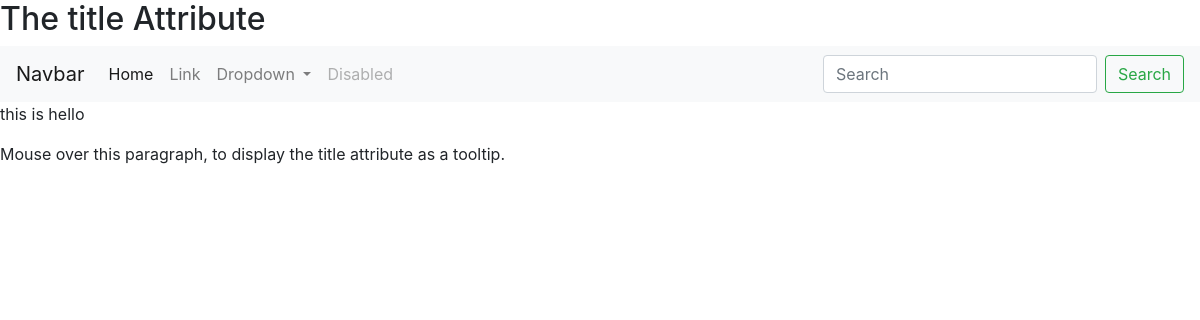
Page /html_trial/ on the earlier database version.
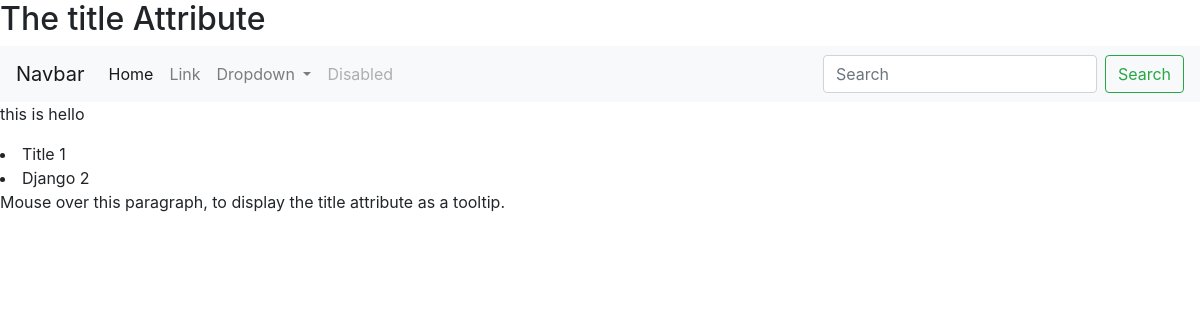
Same page on the later database version.
### app_01/models.py (models this page shows, shortened)
class Post(models.Model):
    title = models.CharField(max_length=100) # normal text
    body = models.TextField() # box text

### app_01/views.py (the view)
# urls.py: path('html_trial/', views.html_trial ),
def html_trial(request):
    visualize = "hello"
    all_posts = Post.objects.all()
    dict_send = {'data': visualize, 'all_posts': all_posts}
    return render(request, "app_01/home.html", dict_send)

### app_01/templates/app_01/home.html (shortened to what this page needs)
<!DOCTYPE html>
<html>
<body>
<h2 title="I'm a header">The title Attribute</h2>
<link rel="stylesheet" href="https://cdn.jsdelivr.net/npm/bootstrap@4.6.0/dist/css/bootstrap.min.css">
<nav class="navbar navbar-expand-lg navbar-light bg-light">
  <a class="navbar-brand" href="#">Navbar</a>
  <div class="collapse navbar-collapse" id="navbarSupportedContent">
    <ul class="navbar-nav mr-auto">
      <li class="nav-item active">
        <a class="nav-link" href="#">Home <span class="sr-only">(current)</span></a>
      </li>
      <li class="nav-item">
        <a class="nav-link" href="#">Link</a>
      </li>
      <li class="nav-item dropdown">
        <a class="nav-link dropdown-toggle" href="#" id="navbarDropdown" role="button" data-toggle="dropdown" aria-haspopup="true" aria-expanded="false">
          Dropdown
        </a>
      </li>
      <li class="nav-item">
        <a class="nav-link disabled" href="#" tabindex="-1" aria-disabled="true">Disabled</a>
      </li>
    </ul>
    <form class="form-inline my-2 my-lg-0">
      <input class="form-control mr-sm-2" type="search" placeholder="Search" aria-label="Search">
      <button class="btn btn-outline-success my-2 my-sm-0" type="submit">Search</button>
    </form>
  </div>
</nav>
{% if data == "hello" %}
<p> this is hello </p>
{% else %}
<p> this is {{data}} </p>
{% endif %}
<div class="contrainer">
    {% for post in all_posts %}
    <li>{{ post.title }}</li>
    {% endfor %}
</div>
<p title="I'm a tooltip">Mouse over this paragraph, to display the title attribute as a tooltip.</p>
</body>
</html>

Differences in the rows shown:
added Post: title "Title 1"
added Post: title "Django 2"
